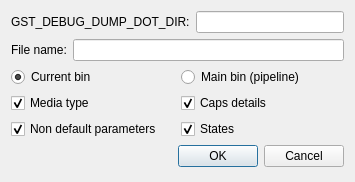
<?xml version="1.0" encoding="UTF-8"?>
<ui version="4.0">
 <class>ExportToDotDialog</class>
 <widget class="QDialog" name="ExportToDotDialog">
  <property name="geometry">
   <rect>
    <x>0</x>
    <y>0</y>
    <width>355</width>
    <height>182</height>
   </rect>
  </property>
  <property name="windowTitle">
   <string>ExportToDotDialog</string>
  </property>
  <layout class="QVBoxLayout" name="verticalLayout">
   <item>
    <layout class="QHBoxLayout" name="horizontalLayout_3">
     <item>
      <widget class="QLabel" name="label">
       <property name="text">
        <string>GST_DEBUG_DUMP_DOT_DIR:</string>
       </property>
      </widget>
     </item>
     <item>
      <widget class="QLineEdit" name="pathLineEdit">
       <property name="readOnly">
        <bool>true</bool>
       </property>
      </widget>
     </item>
    </layout>
   </item>
   <item>
    <layout class="QHBoxLayout" name="horizontalLayout_4">
     <item>
      <widget class="QLabel" name="label_2">
       <property name="text">
        <string>File name:</string>
       </property>
      </widget>
     </item>
     <item>
      <widget class="QLineEdit" name="filenameLineEdit"/>
     </item>
    </layout>
   </item>
   <item>
    <layout class="QHBoxLayout" name="horizontalLayout_2">
     <item>
      <widget class="QRadioButton" name="currentBinRadioButton">
       <property name="text">
        <string>Current bin</string>
       </property>
       <property name="checked">
        <bool>true</bool>
       </property>
      </widget>
     </item>
     <item>
      <widget class="QRadioButton" name="mainBinRadioButton">
       <property name="text">
        <string>Main bin (pipeline)</string>
       </property>
      </widget>
     </item>
    </layout>
   </item>
   <item>
    <layout class="QGridLayout" name="gridLayout">
     <item row="0" column="0">
      <widget class="QCheckBox" name="mediaTypeCheckBox">
       <property name="text">
        <string>Media type</string>
       </property>
       <property name="checked">
        <bool>true</bool>
       </property>
      </widget>
     </item>
     <item row="0" column="1">
      <widget class="QCheckBox" name="capsDetailsCheckBox">
       <property name="text">
        <string>Caps details</string>
       </property>
       <property name="checked">
        <bool>true</bool>
       </property>
      </widget>
     </item>
     <item row="1" column="0">
      <widget class="QCheckBox" name="nonDefaultParametersCheckBox">
       <property name="text">
        <string>Non default parameters</string>
       </property>
       <property name="checked">
        <bool>true</bool>
       </property>
      </widget>
     </item>
     <item row="1" column="1">
      <widget class="QCheckBox" name="statesCheckBox">
       <property name="text">
        <string>States</string>
       </property>
       <property name="checked">
        <bool>true</bool>
       </property>
      </widget>
     </item>
    </layout>
   </item>
   <item>
    <widget class="QDialogButtonBox" name="buttonBox">
     <property name="orientation">
      <enum>Qt::Horizontal</enum>
     </property>
     <property name="standardButtons">
      <set>QDialogButtonBox::Cancel|QDialogButtonBox::Ok</set>
     </property>
    </widget>
   </item>
  </layout>
 </widget>
 <resources/>
 <connections>
  <connection>
   <sender>buttonBox</sender>
   <signal>accepted()</signal>
   <receiver>ExportToDotDialog</receiver>
   <slot>accept()</slot>
   <hints>
    <hint type="sourcelabel">
     <x>177</x>
     <y>191</y>
    </hint>
    <hint type="destinationlabel">
     <x>177</x>
     <y>105</y>
    </hint>
   </hints>
  </connection>
  <connection>
   <sender>buttonBox</sender>
   <signal>rejected()</signal>
   <receiver>ExportToDotDialog</receiver>
   <slot>reject()</slot>
   <hints>
    <hint type="sourcelabel">
     <x>177</x>
     <y>191</y>
    </hint>
    <hint type="destinationlabel">
     <x>177</x>
     <y>105</y>
    </hint>
   </hints>
  </connection>
 </connections>
</ui>
